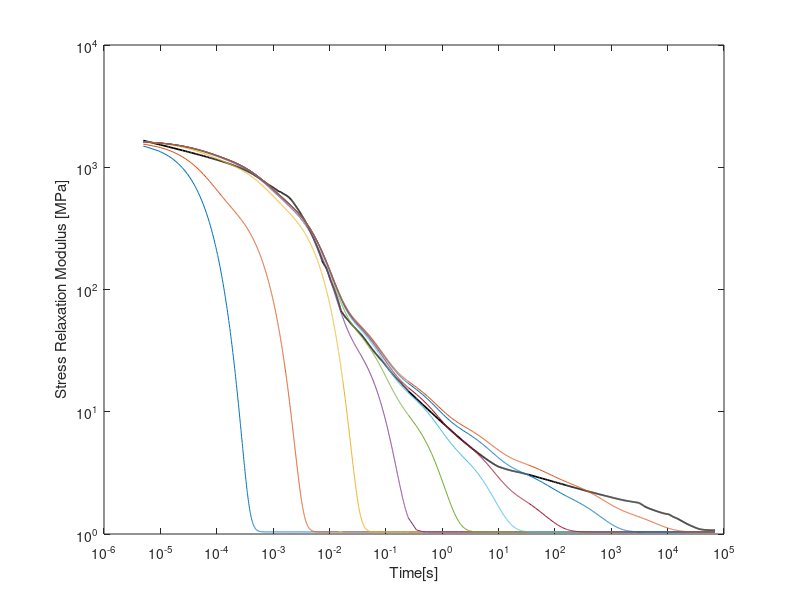
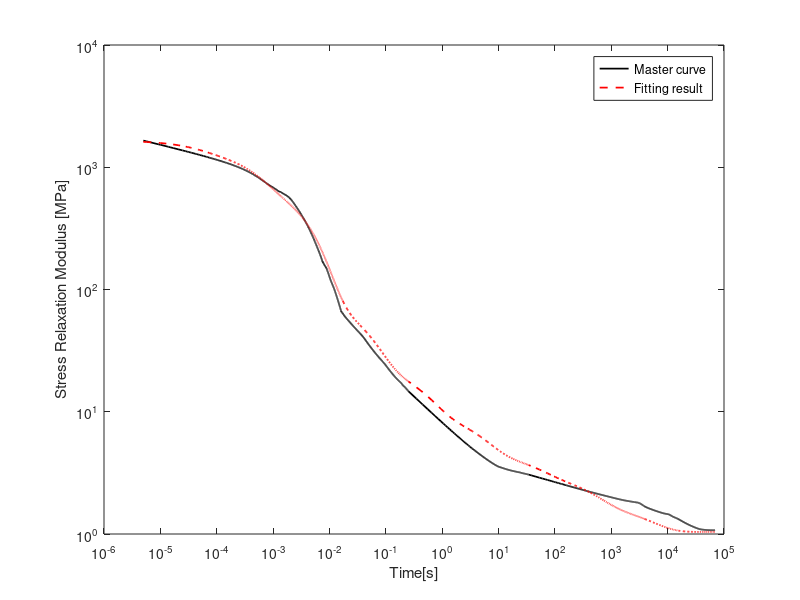

MATLAB code for these plots, in order:
clc
clear all
close all

load('PLA_MasterCurve.dat');
time = PLA_MasterCurve(:,1);
E = PLA_MasterCurve(:,3)./1e6;  

Einf = 1.04;
E0 = 1651;


figure(1)
plot(time,E,'k','linewidth',1.25);
set(gca,'yscale','log')
set(gca,'xscale','log')
% legend('Experiment')
xlabel('Time[s]')
ylabel('Stress Relaxation Modulus [MPa]')
hold on

%%
N = 9;  % nonequilibrium branch
Eg(1) = E0-Einf;
tao(1) = 4.80e-5; %relaxation time of the first nonequilibrium branch
for i = 1:N
    Efit = Einf;
    for j = 1:i
        Efit = Efit+Eg(j).*exp(-time./tao(j));
    end
   
    plot(time,Efit)
    [~,Index] = min(abs(time-tao(i)));
    delta = E(Index)-Efit(Index);
%     delta = -(E(Index)-Efit(Index));
    Eg(1) = Eg(1)-delta;
    Eg(i+1) = delta;
    tao(i+1) = tao(i)*10;
end


%%
figure(2)
plot(time,E,'k','linewidth',1.25);
hold on
plot(time,Efit,'r--','linewidth',1.25);
set(gca,'yscale','log')
set(gca,'xscale','log')
legend('Master curve','Fitting result')
xlabel('Time[s]')
ylabel('Stress Relaxation Modulus [MPa]');
